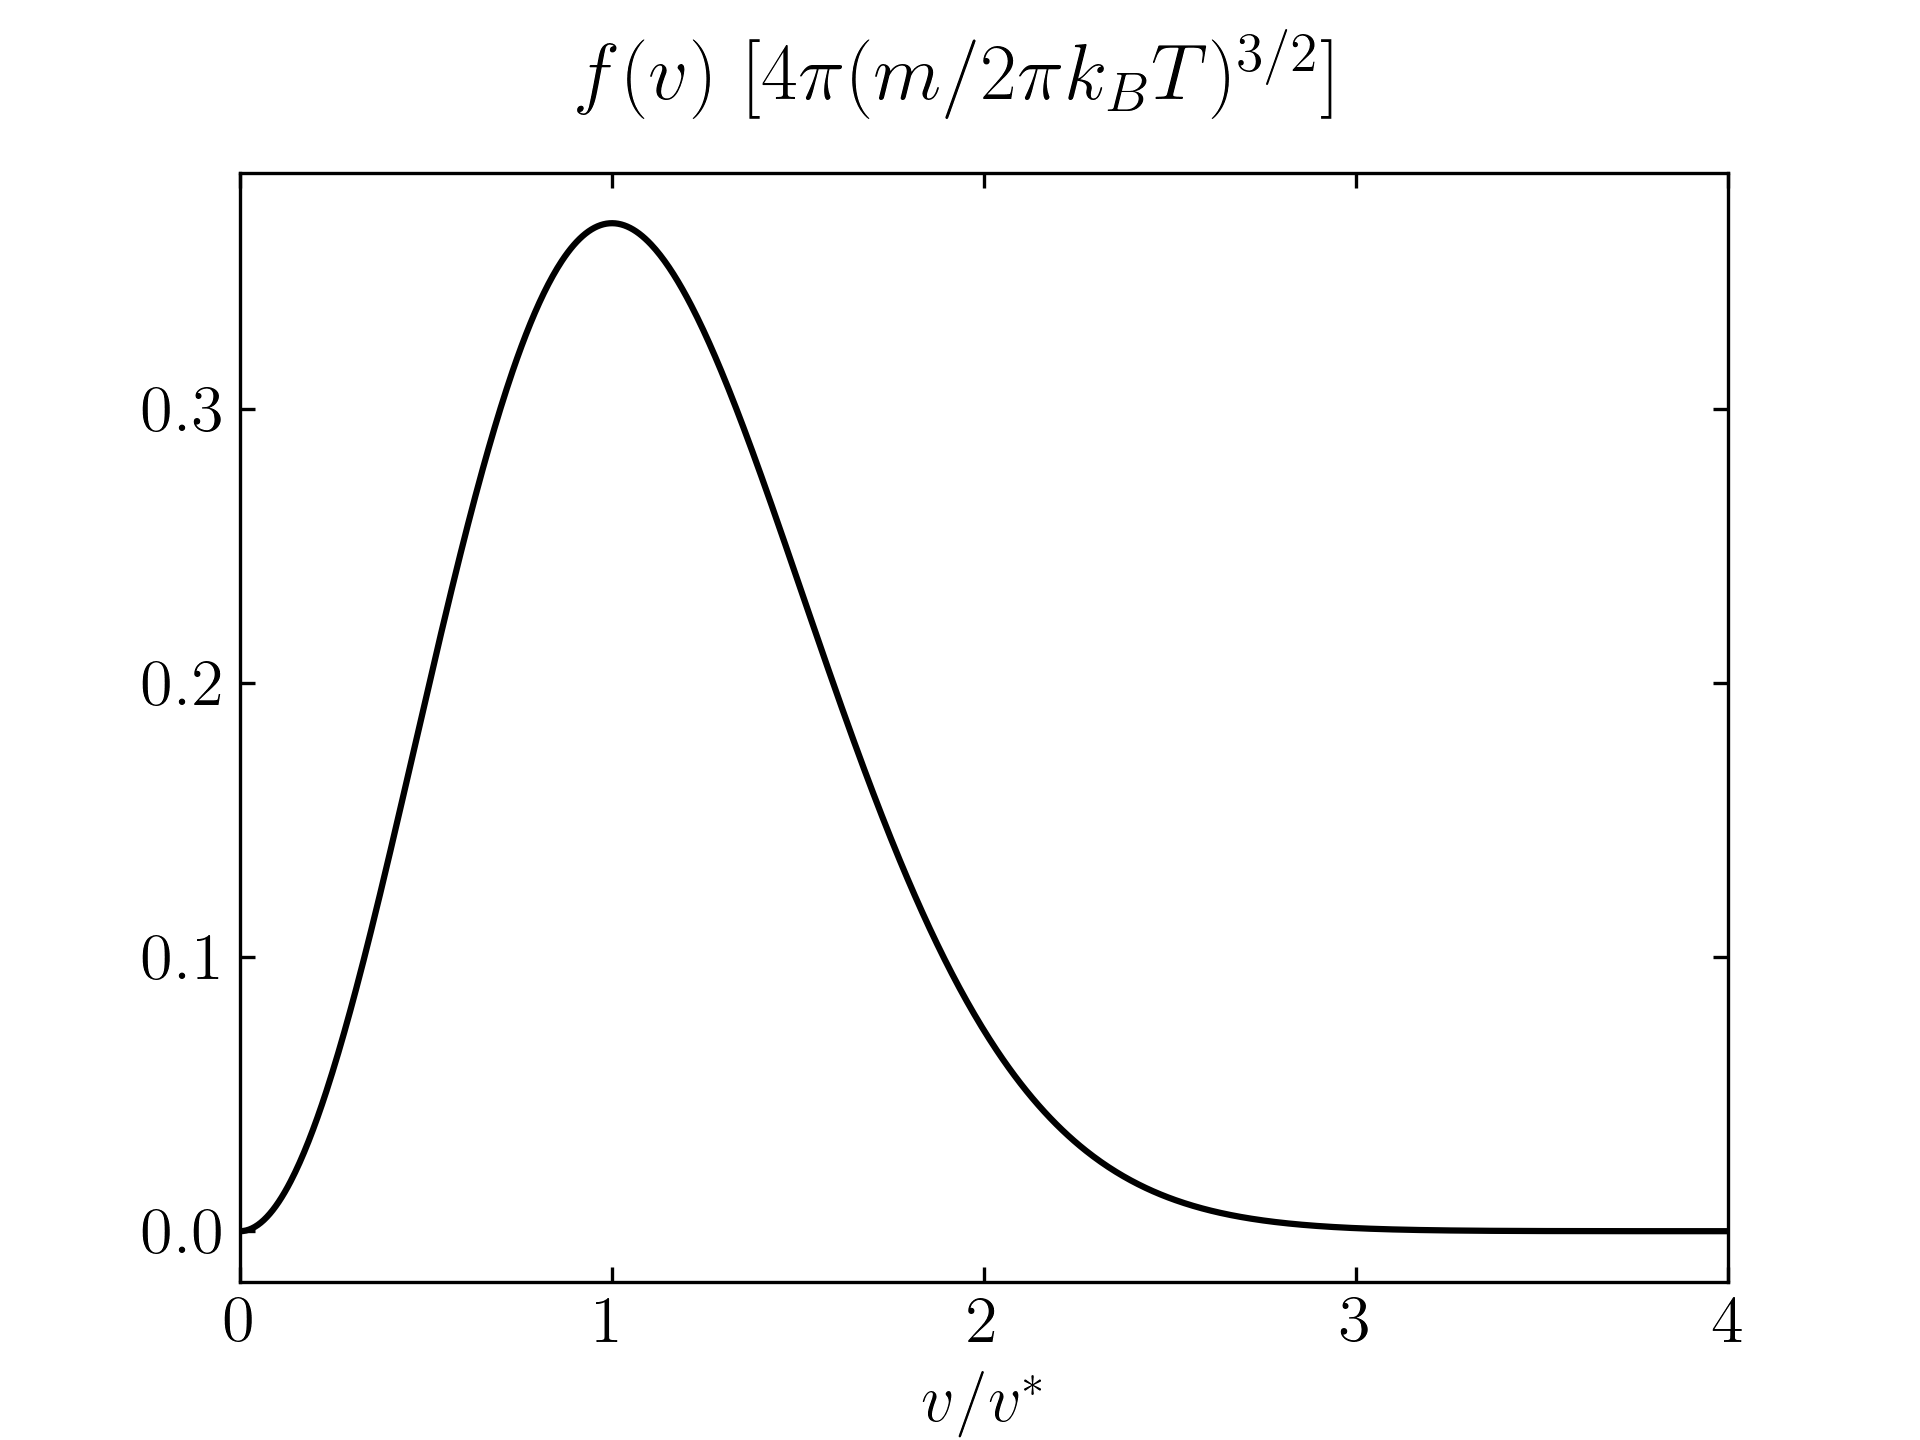

Recreate this plot in Python.
import matplotlib.pyplot as plt
import mpl_extras as me
import numpy as np


v = np.linspace(0, 4, 1000)
f = v ** 2 * np.exp(-v ** 2)

me.setup_mpl(tex=True)
fig, ax = plt.subplots(1, 1, dpi=300)

fig.suptitle(r"$f(v)$ [$4\pi(m/2\pi k_BT)^{3/2}$]")

ax.plot(v, f, "-k")

ax.set_xlabel(r"$v/v^\ast$")
ax.set_xlim(v[0], v[-1])
ax.tick_params(**me.params)

fig.savefig("p5b.png", dpi=fig.dpi)

